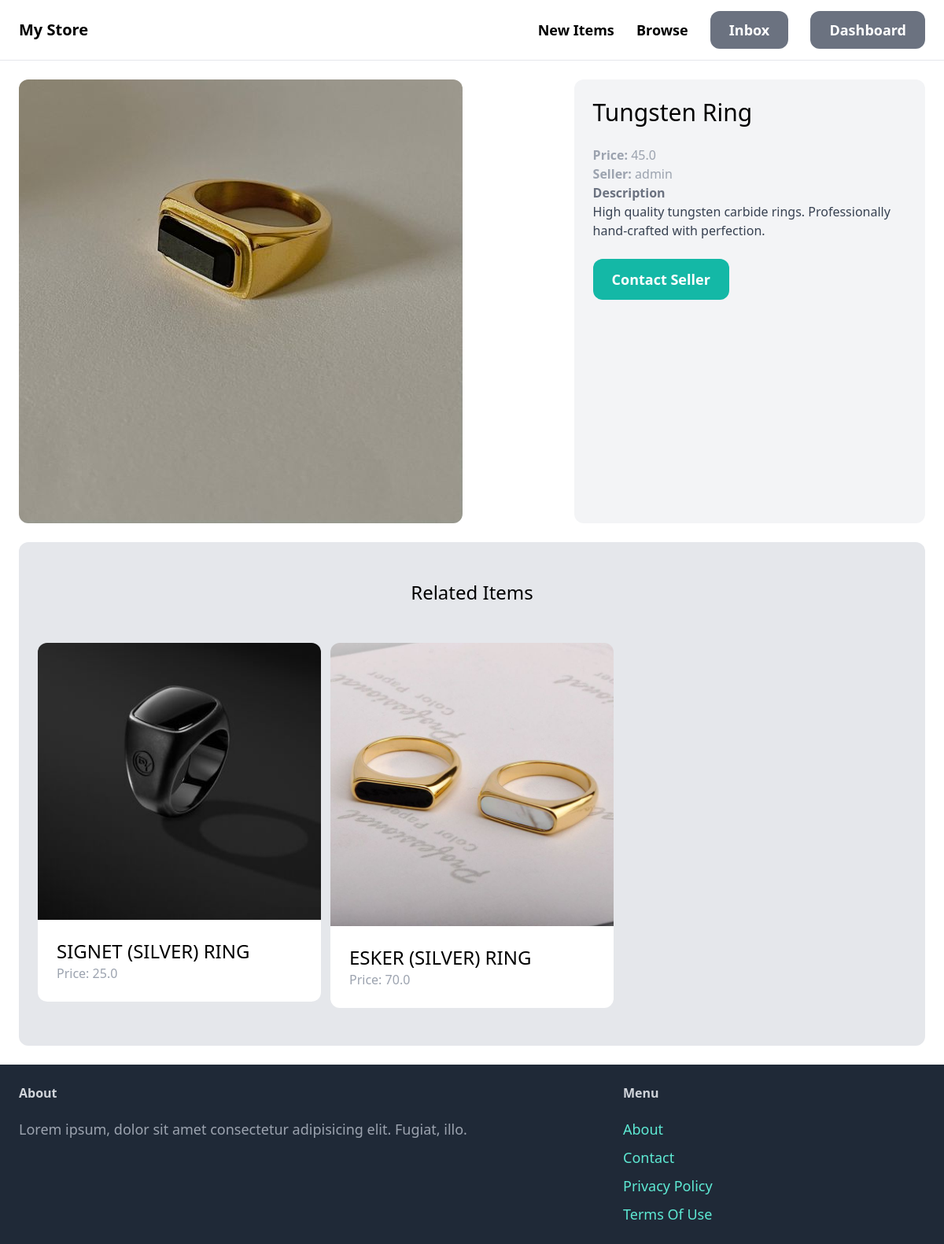
Page /items/1/ on the committed database.
### item/models.py (models this page shows, shortened)
class Item(models.Model):
    category = models.ForeignKey(Category, related_name='item', on_delete=models.CASCADE)
    name = models.CharField(max_length=255)
    description = models.TextField(blank=True, null=True)
    price = models.FloatField()
    is_sold = models.BooleanField(default=False)
    image = models.ImageField(upload_to='item_images', blank=True, null=True)
    created_by = models.ForeignKey(User, related_name='items', on_delete=models.CASCADE)

### item/views.py (the view)
# urls.py: path('<int:pk>/', views.detail, name='detail'),
def detail(request, pk):
    item = get_object_or_404(Item, pk=pk)
    related_items = Item.objects.filter(category= item.category, is_sold = False).exclude(pk=pk)[0:3]
    return render (request, 'item/detail.html', {
        'item':item,
        'related_items':related_items
    })

### item/templates/item/detail.html (shortened to what this page needs)
{% extends 'core/base.html' %}
{% block content %}
<div class="grid grid-cols-5 gap-6">
    <div class="col-span-3">
        <img src="{{ item.image.url }}" class="rounded-xl">
    </div>
    <div class="col-span-2 p-6 bg-gray-100 rounded-xl">
        <h1 class="mb-6 text-3xl">{{ item.name }}</h1>
        <p class="text-gray-400"><strong>Price: </strong>{{ item.price }}</p>
        <p class="text-gray-400"><strong>Seller: </strong>{{ item.created_by }}</p>
    {% if item.description %}
    <p class="text-gray-700">
        <strong class="text-gray-500">Description</strong><br>
        {{ item.description }}
    </p>
    {% endif %}
    <a href="#" class="inline-block mt-6 px-6 py-3 text-lg font-semibold bg-teal-500 text-white rounded-xl hover:bg-teal-700 ">Contact Seller</a>
</div>
</div>
<div class="mt-6 px-6 py-12 bg-gray-200 rounded-xl">
    <h2 class="mb-12 text-2xl text-center">Related Items</h2>
    <div class="grid grid-cols-3 gap-3">
        {% for item in related_items %}
        <div>
            <a href="{% url 'item:detail' item.id %}">
                <div>
                    <img src="{{ item.image.url }}" class="rounded-t-xl">
                </div>
                <div class="p-6 bg-white rounded-b-xl">
                    <h2 class="text-2xl">{{ item.name }}</h2>
                    <p class="text-gray-400">Price: {{ item.price }}</p>
                </div>
            </a>
        </div>
        {% endfor %}
    </div>
</div>
{% endblock %}

### rows in the picture
Item: image (picture), name "Tungsten Ring", price "45.0", created_by "admin", description "High quality tungsten carbide rings. Professionally hand-crafted with perfection."
Item: image (picture), name "SIGNET (SILVER) RING", price "25.0"
Item: image (picture), name "ESKER (SILVER) RING", price "70.0"
